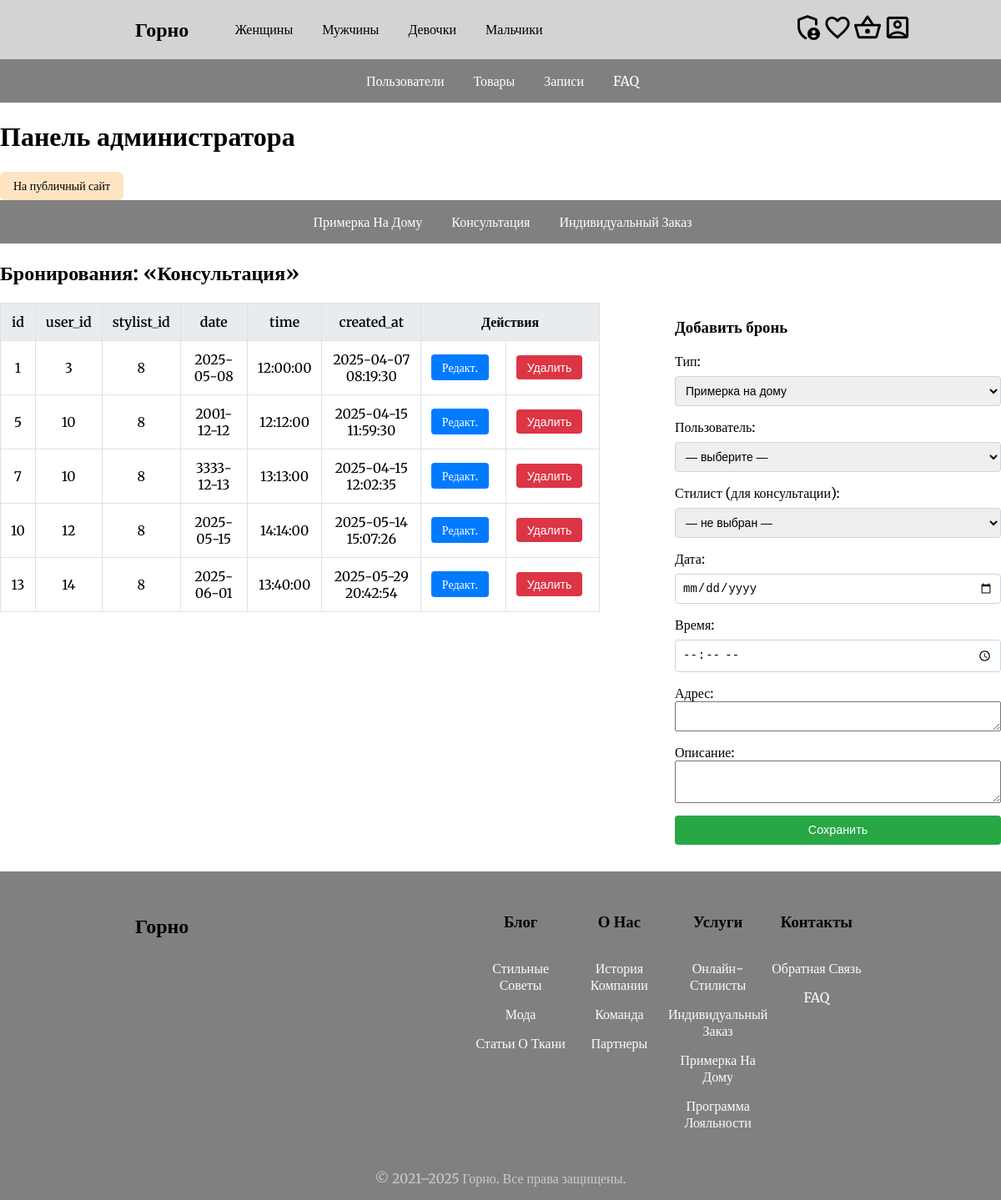
Page /admin/index.php?section=bookings&type=консультация (signed in) on the committed database.
### tables this page shows
CREATE TABLE `bookings` (
  `id` int NOT NULL AUTO_INCREMENT,
  `user_id` int NOT NULL,
  `stylist_id` int DEFAULT NULL,
  `type` enum('консультация','примерка на дому','индивидуальный заказ') NOT NULL,
  `date` date NOT NULL,
  `time` time NOT NULL,
  `address` text,
  `description` text,
  `created_at` timestamp NULL DEFAULT CURRENT_TIMESTAMP,
  PRIMARY KEY (`id`),
  KEY `fk_bookings_user` (`user_id`),
  KEY `fk_bookings_stylist` (`stylist_id`),
  CONSTRAINT `bookings_ibfk_1` FOREIGN KEY (`user_id`) REFERENCES `users` (`id`) ON DELETE CASCADE,
  CONSTRAINT `bookings_ibfk_2` FOREIGN KEY (`stylist_id`) REFERENCES `users` (`id`) ON DELETE SET NULL,
  CONSTRAINT `fk_bookings_stylist` FOREIGN KEY (`stylist_id`) REFERENCES `users` (`id`) ON DELETE SET NULL,
  CONSTRAINT `fk_bookings_user` FOREIGN KEY (`user_id`) REFERENCES `users` (`id`) ON DELETE CASCADE
);

### admin/bookings.php (the view, shortened to what this page needs)
<?php
require_once __DIR__ . '/../config/db.php';
$allowed = [
    'примерка на дому'     => ['id','user_id','date','time','address','description','created_at'],
    'консультация'         => ['id','user_id','stylist_id','date','time','created_at'],
    'индивидуальный заказ' => ['id','user_id','date','time','description','created_at'],
];
$editBooking = null;
$type = mb_strtolower($_GET['type'] ?? 'примерка на дому');
$cols    = $allowed[$type];
$sqlCols = implode(',', $cols);
$stmt = $conn->prepare("SELECT $sqlCols FROM bookings WHERE `type` = ?");
$stmt->bind_param('s', $type);
$stmt->execute();
$result = $stmt->get_result();
?>
<nav class="tabs">
  <ul>
    <?php foreach ($allowed as $_type => $_cols): ?>
      <li>
        <a href="index.php?section=bookings&type=<?= urlencode($_type) ?>"
           class="<?= htmlspecialchars($_type === $type ? 'active' : '') ?>">
          <?= htmlspecialchars(mb_convert_case($_type, MB_CASE_TITLE, 'UTF-8')) ?>
        </a>
      </li>
    <?php endforeach ?>
  </ul>
</nav>
<h2>Бронирования: «<?= htmlspecialchars(mb_convert_case($type, MB_CASE_TITLE, 'UTF-8')) ?>»</h2>
  <section>
    <div>
        <table>
            <thead>
                <tr>
                    <?php foreach ($cols as $c): ?>
                        <th><?= htmlspecialchars($c) ?></th>
                    <?php endforeach ?>
                <th colspan="2">Действия</th>
                </tr>
            </thead>
            <tbody>
                <?php while ($row = $result->fetch_assoc()): ?>
                <tr>
                    <?php foreach ($cols as $c): ?>
                    <td><?= nl2br(htmlspecialchars($row[$c])) ?></td>
                    <?php endforeach ?>
                    <td>
                        <a href="?section=bookings&edit_id=<?= htmlspecialchars($row['id']) ?>&type=<?= htmlspecialchars(urlencode($type)) ?>">Редакт.</a>
                    </td>
                    <td>
                        <form action="/delete/booking.php" method="POST" style="display:inline">
                            <button type="submit" onclick="return confirm('Удалить #<?= htmlspecialchars($row['id']) ?>?')">Удалить</button>
                        </form>
                    </td>
                </tr>
                <?php endwhile ?>
            </tbody>
        </table>
    </div>
    <div class="form">
        <?php if ($editBooking): ?>
            <?php require __DIR__ . '/../admin/edit/booking.php'; ?>
        <?php else: ?>
            <?php require __DIR__ . '/../admin/add/booking.php'; ?>
        <?php endif; ?>
    </div>
  </section>

### assets/css/styles.css (style rules this page uses)
body { margin: auto; padding: 0; font-family: 'Merriweather', serif; display: flex; flex-direction: column; min-height: 100vh; }
h1, h2, h3, h4, h5, h6, p { white-space: normal; overflow-wrap: break-word; word-wrap: break-word; }

### assets/css/admin.css (style rules this page uses)
.admin-panel section { display: flex; flex-direction: row; justify-content: center; gap: 90px; margin-bottom: 2rem; }
.admin-panel table { width: 100%; border-collapse: collapse; margin-bottom: 1rem; }
.admin-panel table thead { background-color: #e9ecef; }
.admin-panel table th, .admin-panel table td { padding: 0.75rem; border: 1px solid #dee2e6; text-align: center; }
.admin-panel table th { font-weight: 600; }
.admin-panel table td a, .admin-panel table td button { margin-right: 0.5rem; display: inline-block; padding: 0.4rem 0.8rem; font-size: 0.875rem; text-decoration: none; border: none; border-radius: 0.25rem; cursor: pointer; }
.admin-panel table td a { background-color: #007bff; color: #fff; }
.admin-panel table td button { background-color: #dc3545; color: #fff; }

### rows in the picture
bookings: id "1", user "3", stylist "8", date "2025-05-08", time "12:00:00", created_at "2025-04-07 08:19:30"
bookings: id "5", user "10", stylist "8", date "2001-12-12", time "12:12:00", created_at "2025-04-15 11:59:30"
bookings: id "7", user "10", stylist "8", date "3333-12-13", time "13:13:00", created_at "2025-04-15 12:02:35"
bookings: id "10", user "12", stylist "8", date "2025-05-15", time "14:14:00", created_at "2025-05-14 15:07:26"
bookings: id "13", user "14", stylist "8", date "2025-06-01", time "13:40:00", created_at "2025-05-29 20:42:54"

### other values in the picture
$label "Женщины"
$label "Мужчины"
$label "Девочки"
$label "Мальчики"
mb_convert_case($_type, MB_CASE_TITLE, 'UTF-8') "Примерка На Дому"
mb_convert_case($_type, MB_CASE_TITLE, 'UTF-8') "Консультация"
mb_convert_case($_type, MB_CASE_TITLE, 'UTF-8') "Индивидуальный Заказ"
mb_convert_case($type, MB_CASE_TITLE, 'UTF-8') "Консультация"
$c "id"
$c "user_id"
$c "stylist_id"
$c "date"
$c "time"
$c "created_at"
